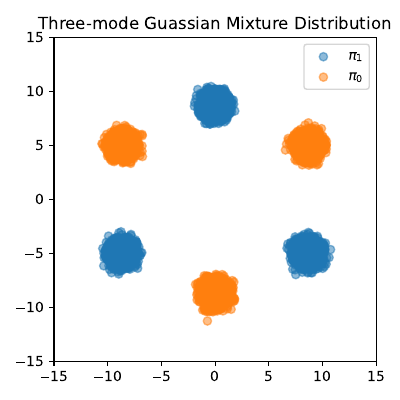

Write the Python code that produced this figure.
import torch
import numpy as np
import torch.nn as nn
from torch.distributions import Normal, Categorical
from torch.distributions.multivariate_normal import MultivariateNormal
from torch.distributions.mixture_same_family import MixtureSameFamily
import matplotlib.pyplot as plt
import torch.nn.functional as F

D = 10.
M = D+5
VAR = 0.3
DOT_SIZE = 4
COMP = 3

initial_mix = Categorical(torch.tensor([1/COMP for i in range(COMP)]))
initial_comp = MultivariateNormal(torch.tensor([[D * np.sqrt(3) / 2., D / 2.], [-D * np.sqrt(3) / 2., D / 2.], [0.0, - D * np.sqrt(3) / 2.]]).float(), VAR * torch.stack([torch.eye(2) for i in range(COMP)]))
initial_model = MixtureSameFamily(initial_mix, initial_comp)
samples_0 = initial_model.sample([10000])

target_mix = Categorical(torch.tensor([1/COMP for i in range(COMP)]))
target_comp = MultivariateNormal(torch.tensor([[D * np.sqrt(3) / 2., - D / 2.], [-D * np.sqrt(3) / 2., - D / 2.], [0.0, D * np.sqrt(3) / 2.]]).float(), VAR * torch.stack([torch.eye(2) for i in range(COMP)]))
target_model = MixtureSameFamily(target_mix, target_comp)
samples_1 = target_model.sample([10000])
print('Shape of the samples:', samples_0.shape, samples_1.shape)

plt.figure(figsize=(4,4))
plt.xlim(-M,M)
plt.ylim(-M,M)
# plt.title(r'Samples from $\pi_0$ and $\pi_1$')
plt.title("Three-mode Guassian Mixture Distribution")
plt.scatter(samples_1[:, 0].cpu().numpy(), samples_1[:, 1].cpu().numpy(), alpha=0.5, label=r'$\pi_1$')
plt.scatter(samples_0[:, 0].cpu().numpy(), samples_0[:, 1].cpu().numpy(), alpha=0.5, label=r'$\pi_0$')
plt.legend()

plt.tight_layout()

# save as pdf
plt.savefig('gen_data_distribution.pdf', format='pdf')


